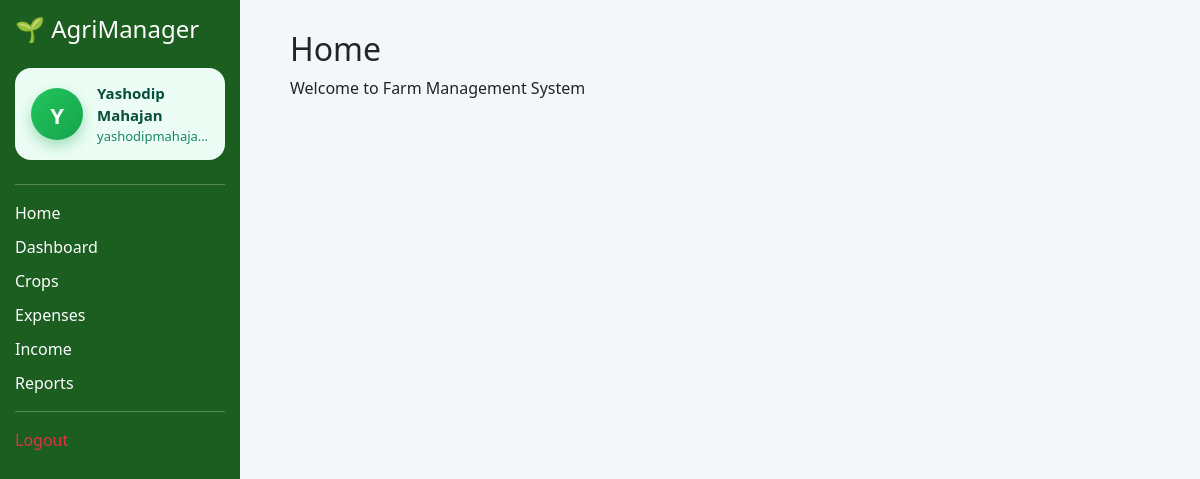
Screenshot of /home (signed in) with the database file from the repository.
### app.py (models this page shows)
class User(db.Model):
    id = db.Column(db.Integer, primary_key=True)
    name = db.Column(db.String(100))
    email = db.Column(db.String(100), unique=True)
    password = db.Column(db.String(200))

### app.py (the view)
@app.route("/home")
def home():
    return render_template("home.html",current_user=get_current_user() )

### app.py (called while the page is built)
def get_current_user():
    if "user" in session:
        return User.query.get(session["user"])
    return None

### templates/home.html
{% extends "base.html" %}
{% block content %}
<h2>Home</h2>
<p>Welcome to Farm Management System</p>
{% endblock %}

### templates/base.html (shortened to what this page needs)
<!DOCTYPE html>
<html lang="en">
<head>
    <link href="https://cdn.jsdelivr.net/npm/bootstrap@5.3.2/dist/css/bootstrap.min.css" rel="stylesheet">
    <link rel="stylesheet" href="{{ url_for('static', filename='css/style.css') }}">
</head>
<body>
    <nav id="sidebar" >
        <h4 class="mb-4">🌱 AgriManager</h4>
        {% if current_user %}
        <div class="user-card">
            <div class="avatar">
             <span>  {{ current_user.name[0]|upper }}</span>
            </div>
            <div class="user-info">
                <div class="name">{{ current_user.name }}</div>
                <div class="email" title="{{ current_user.email }}">
                    {{ current_user.email }}
                </div>
            </div>
        </div>
        {% endif %}
        <hr>
        <a href="{{ url_for('home') }}" >Home</a>
        <a href="{{ url_for('crop_dashboard') }}" >Dashboard</a>
        <a href="{{ url_for('crops') }}" >Crops</a>
        <a href="{{ url_for('expenses') }}" >Expenses</a>
        <a href="{{ url_for('income') }}" >Income</a>
        <a href="{{ url_for('reports') }}" >Reports</a>
        <hr>
        <a class="text-danger" href="{{ url_for('logout') }}">Logout</a>
    </nav>
    <div class="main-content">
        {% block content %}
        {% endblock %}
    </div>
</body>
</html>

### static/css/style.css (style rules this page uses)
body { background:#f4f6f9; }
#sidebar { width:220px; background:#1b5e20; color:white; min-height:100vh; padding:15px; }
#sidebar a { color:white; display:block; margin:10px 0; text-decoration:none; }
body { background-color: #f4f6f9; font-family: 'Segoe UI', sans-serif; }
.main-content { margin-left: 260px; padding: 30px; }
#sidebar { position: fixed; top: 0; left: 0; width: 240px; height: 100vh; overflow-y: auto; }
body { overflow-x: hidden; }
.user-box, .user-card { display: flex; align-items: center; gap: 14px; padding: 14px 16px; background: #ecfdf5; border-radius: 16px; margin-bottom: 24px; }
.avatar, .user-avatar { width: 52px; height: 52px; min-width: 52px; border-radius: 50%; background: linear-gradient(135deg, #22c55e, #16a34a); color: #ffffff; display: grid; place-items: center; font-size: 22px; font-weight: 800; text-transform: uppercase; font-family: system-ui, -apple-system, "Segoe UI", Roboto, sans-serif; box-shadow: 0 6px 14px rgba(22, 163, 74, 0.35); }
.avatar span, .user-avatar span { display: block; transform: translateY(1px); }
.user-info { display: flex; flex-direction: column; }
.user-info strong, .user-info .name { font-size: 15px; font-weight: 600; color: #064e3b; }
.user-info small, .user-info .email { font-size: 13px; color: #047857; opacity: 0.9; }
.user-info { min-width: 0; }
.user-info .email { max-width: 160px; white-space: nowrap; overflow: hidden; text-overflow: ellipsis; display: block; font-size: 13px; color: #047857; opacity: 0.9; }

### rows the page displays
User: name "Y", name "Yashodip Mahajan", email "yashodipmahaja…"
